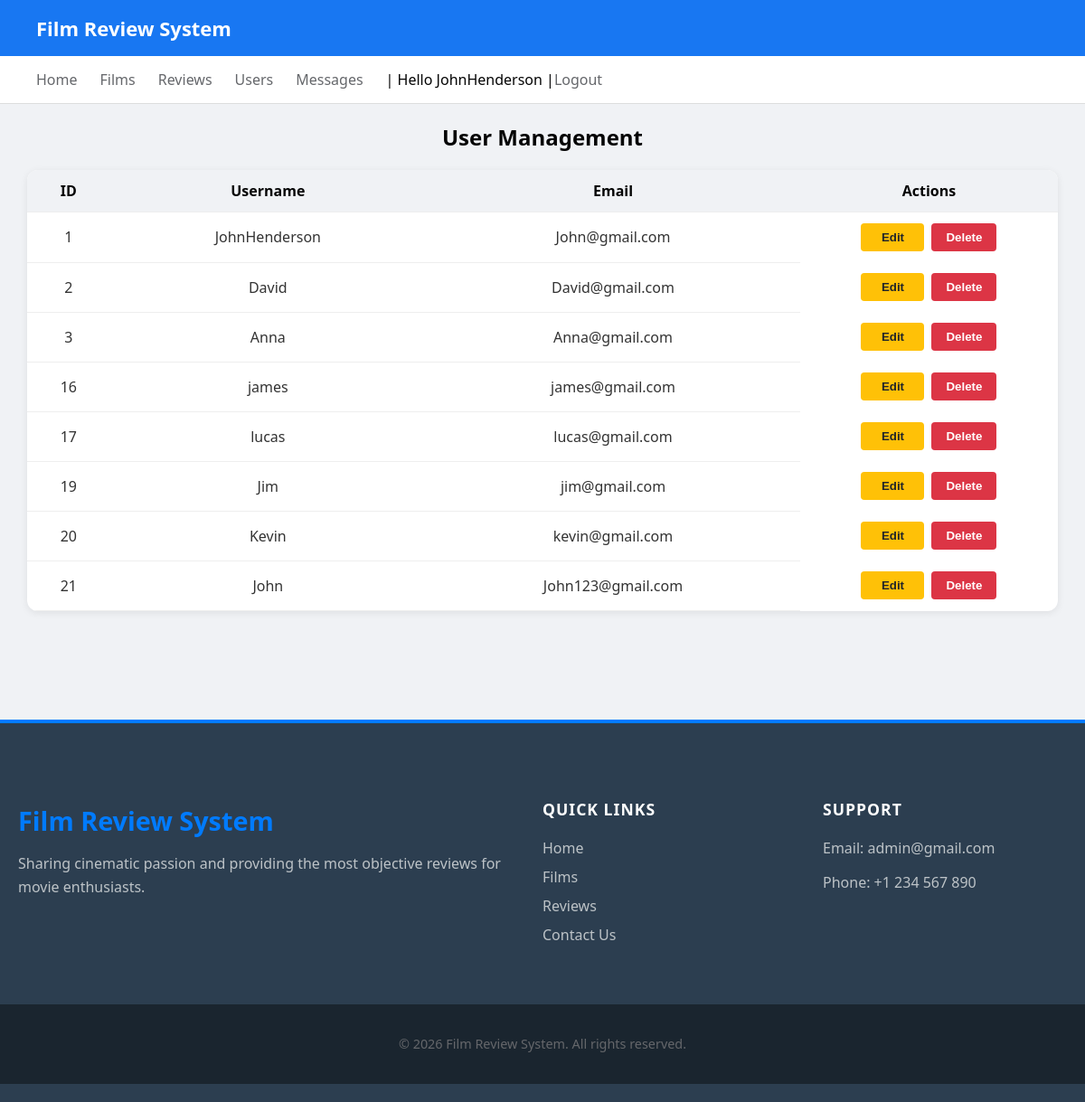
Screenshot of /cw/user.php (signed in) with the database file from the repository.
### tables this page shows
CREATE TABLE `user` (
  `id` int(11) NOT NULL,
  `username` varchar(255) NOT NULL,
  `email` varchar(255) DEFAULT NULL,
  `role` varchar(10) DEFAULT NULL,
  `password` varchar(255) DEFAULT NULL
);

### cw/user.php (called while the page is built, shortened)
<?php
include 'includes/DatabaseConnection.php';
include 'includes/DatabaseFunctions.php';
$users = query($pdo, 'SELECT * FROM user')->fetchAll();
include 'templates/users.html.php';
include 'templates/layout.html.php';

### cw/includes/DatabaseFunctions.php (called while the page is built, shortened)
<?php
function query($pdo,$sql,$parameters=[]){
    $query=$pdo->prepare($sql);
    $query->execute($parameters);
    return $query;
}

### cw/templates/users.html.php (the view, shortened to what this page needs)
<link rel="stylesheet" href="/COMP1841/cw/user.css">
<h2 style="text-align:center; margin-top:20px;">User Management</h2>
<table class="user-table">
    <tr>
        <th>ID</th>
        <th>Username</th>
        <th>Email</th>
        <th>Actions</th>
    </tr>
    <?php foreach ($users as $user): ?>
    <tr>
        <td><?= $user['id'] ?></td>
        <td><?= htmlspecialchars($user['username']) ?></td>
        <td><?= htmlspecialchars($user['email']) ?></td>
        <td>
            <form action="edituser.php" method="get" style="display:inline;">
                <button>Edit</button>
            </form>
            <form method="post" action="adduser.php" style="display:inline;">
                <button name="delete">Delete</button>
            </form>
        </td>
    </tr>
    <?php endforeach; ?>
</table>

### cw/style.css (style rules this page uses)
body { font-family: 'Segoe UI', Arial, sans-serif; margin: 0; background: #f0f2f5; color: #050505; display: flex; flex-direction: column; min-height: 100vh; }
h2 { text-align: center; margin-top: 30px; font-size: 24px; color: #050505; }
button, input[type="submit"] { background: #4f8cff; color: white; border: none; padding: 8px 14px; border-radius: 6px; cursor: pointer; font-weight: 600; transition: 0.2s; }
button[name="delete"] { background: #e74c3c; }
.user-table { width: 90%; margin: 30px auto; border-collapse: separate; border-spacing: 0; background: white; border-radius: 12px; overflow: hidden; box-shadow: 0 2px 8px rgba(0,0,0,0.08); }
.user-table th { background: #f0f2f5; color: #050505; padding: 14px; font-weight: 600; border-bottom: 1px solid #ddd; }
.user-table td { padding: 12px; text-align: center; vertical-align: middle; border-bottom: 1px solid #eee; color: #333; }
.user-table td:last-child { display: flex; justify-content: center; align-items: center; gap: 10px; }
.user-table td form { display: flex; align-items: center; gap: 6px; margin: 0; }
.user-table td form:first-child button { background: #1877f2; }
.user-table td form:last-child button { background: #e74c3c; }

### cw/user.css (style rules this page uses)
form[action="editreview.php"] button, form[action="editfilm.php"] button, form[action="edituser.php"] button, .user-table form[action="edituser.php"] button, .btn-edit { background-color: #ffc107 !important; color: #212529 !important; border: none; padding: 8px 16px; border-radius: 4px; cursor: pointer; font-weight: 600; transition: all 0.3s ease; min-width: 70px; }
input[type="submit"][value="Delete"], button[name="delete"], .user-table button[name="delete"] { background-color: #dc3545 !important; color: white !important; padding: 8px 16px; border-radius: 4px; border: none; cursor: pointer; font-weight: 600; transition: all 0.3s ease; min-width: 70px; }
.user-table { width: 95%; margin: 20px auto; border-collapse: collapse; table-layout: fixed; word-wrap: break-word; }
.user-table th:nth-child(1) { width: 5%; }
.user-table th:nth-child(2) { width: 25%; }
.user-table th:nth-child(3) { width: 30%; }
.user-table th:nth-child(4) { width: 20%; }
.user-table th, .user-table td { padding: 12px; text-align: center; vertical-align: middle; border-bottom: 1px solid #eee; }
.user-table td:last-child { display: flex; justify-content: center; gap: 8px; border-bottom: none; }
.user-table button, .user-table input[type="submit"] { min-width: 70px; margin: 0 !important; }

### rows the page displays
user: id "1", username "JohnHenderson", email "John@gmail.com"
user: id "2", username "David", email "David@gmail.com"
user: id "3", username "Anna", email "Anna@gmail.com"
user: id "16", username "james", email "james@gmail.com"
user: id "17", username "lucas", email "lucas@gmail.com"
user: id "19", username "Jim", email "jim@gmail.com"
user: id "20", username "Kevin", email "kevin@gmail.com"
user: id "21", username "John", email "John123@gmail.com"

### other values shown
$_SESSION['user'] "JohnHenderson"
